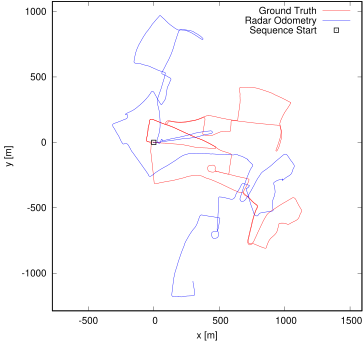

Write gnuplot code to recreate this figure.
set term postscript eps enhanced color
set output "03.eps"
set size ratio -1
set xrange [-775:1591]
set yrange [-1288:1077]
set xlabel "x [m]"
set ylabel "y [m]"
plot "03.txt" using 1:2 lc rgb "#FF0000" title 'Ground Truth' w lines,"03.txt" using 3:4 lc rgb "#0000FF" title 'Radar Odometry' w lines,"< head -1 03.txt" using 1:2 lc rgb "#000000" pt 4 ps 1 lw 2 title 'Sequence Start' w points
